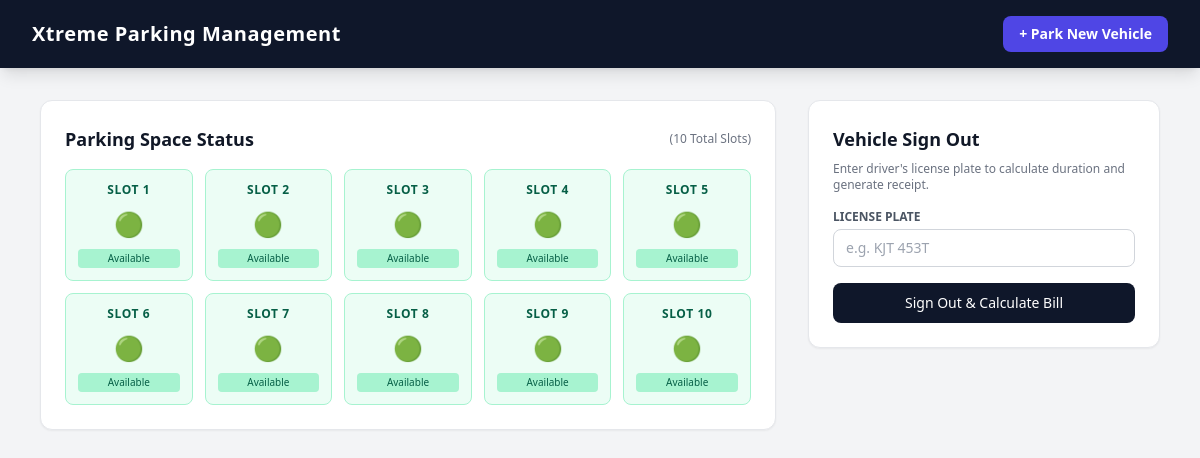
The page / on the database its author committed.
### tables this page shows
CREATE TABLE slots (
                slot_id INTEGER PRIMARY KEY,
                is_occupied INTEGER DEFAULT 0
            );

### app.py (the view)
@app.route("/")
def home():
  with get_db() as conn:
    cursor = conn.cursor()
    cursor.execute("""
            SELECT s.slot_id, s.is_occupied, se.driver_name, se.license_plate, se.vehicle_model, se.entry_time
            FROM slots s
            LEFT JOIN sessions se ON s.slot_id = se.slot_id AND se.exit_time IS NULL
        """)
    slots = cursor.fetchall()
  return render_template("index.html", slots=slots)

### app.py (called while the page is built)
def get_db():
  return sqlite3.connect(DB_NAME)

### templates/index.html (shortened to what this page needs)
<!DOCTYPE html>
<html lang="en">
<head>
    <script src="https://cdn.tailwindcss.com"></script>
</head>
<body class="bg-gray-100 font-sans text-gray-800 min-h-screen">
    <nav class="bg-slate-900 text-white shadow-lg py-4 px-8 flex justify-between items-center">
        <h1 class="text-xl font-bold tracking-wide flex items-center gap-2">
            Xtreme Parking Management
        </h1>
        <a href="/register"
            class="bg-indigo-600 hover:bg-indigo-500 text-white text-sm font-semibold px-4 py-2 rounded-lg transition duration-200">
            + Park New Vehicle
        </a>
    </nav>
    <div class="max-w-6xl mx-auto mt-8 px-4 grid grid-cols-1 lg:grid-cols-3 gap-8">
        <div class="lg:col-span-2 bg-white p-6 rounded-xl shadow-sm border border-gray-200">
            <h2 class="text-lg font-bold text-gray-900 mb-4 flex items-center justify-between">
                <span>Parking Space Status</span>
                <span class="text-xs font-normal text-gray-500">(10 Total Slots)</span>
            </h2>
            <div class="grid grid-cols-2 sm:grid-cols-5 gap-3">
                {% for slot in slots %}
                <div
                    class="p-3 rounded-lg border text-center transition flex flex-col justify-between h-28
                        {% if slot[1] %} bg-red-50 border-red-200 text-red-800 {% else %} bg-emerald-50 border-emerald-200 text-emerald-800 {% endif %}">
                    <span class="text-xs font-bold uppercase tracking-wider">Slot {{ slot[0] }}</span>
                    {% if slot[1] %}
                    <div class="my-auto">
                        <p class="text-xs font-semibold truncate">{{ slot[2] }}</p>
                        <p class="text-[10px] text-red-600 font-mono mt-0.5">{{ slot[3] }}</p>
                    </div>
                    <span class="text-[10px] bg-red-200 text-red-800 rounded py-0.5 px-1 font-medium">Occupied</span>
                    {% else %}
                    <div class="my-auto">
                        <span class="text-2xl">🟢</span>
                    </div>
                    <span
                        class="text-[10px] bg-emerald-200 text-emerald-800 rounded py-0.5 px-1 font-medium">Available</span>
                    {% endif %}
                </div>
                {% endfor %}
            </div>
        </div>
        <div class="bg-white p-6 rounded-xl shadow-sm border border-gray-200 h-fit">
            <h2 class="text-lg font-bold text-gray-900 mb-2">Vehicle Sign Out</h2>
            <p class="text-xs text-gray-500 mb-4">Enter driver's license plate to calculate duration and generate
                receipt.</p>
            <form action="/checkout" method="POST" class="space-y-4">
                <div>
                    <label class="block text-xs font-semibold uppercase text-gray-600 mb-1">License Plate</label>
                    <input type="text" name="license_plate" required placeholder="e.g. KJT 453T"
                        class="w-full px-3 py-2 border border-gray-300 rounded-lg focus:outline-none focus:ring-2 focus:ring-indigo-500 text-sm">
                </div>
                <button type="submit"
                    class="w-full bg-slate-900 hover:bg-slate-800 text-white font-medium py-2.5 rounded-lg text-sm transition duration-200">
                    Sign Out & Calculate Bill
                </button>
            </form>
        </div>
    </div>
</body>
</html>

### rows shown on the page
slots: slot_id "1", is_occupied "Available"
slots: slot_id "2", is_occupied "Available"
slots: slot_id "3", is_occupied "Available"
slots: slot_id "4", is_occupied "Available"
slots: slot_id "5", is_occupied "Available"
slots: slot_id "6", is_occupied "Available"
slots: slot_id "7", is_occupied "Available"
slots: slot_id "8", is_occupied "Available"
slots: slot_id "9", is_occupied "Available"
slots: slot_id "10", is_occupied "Available"
